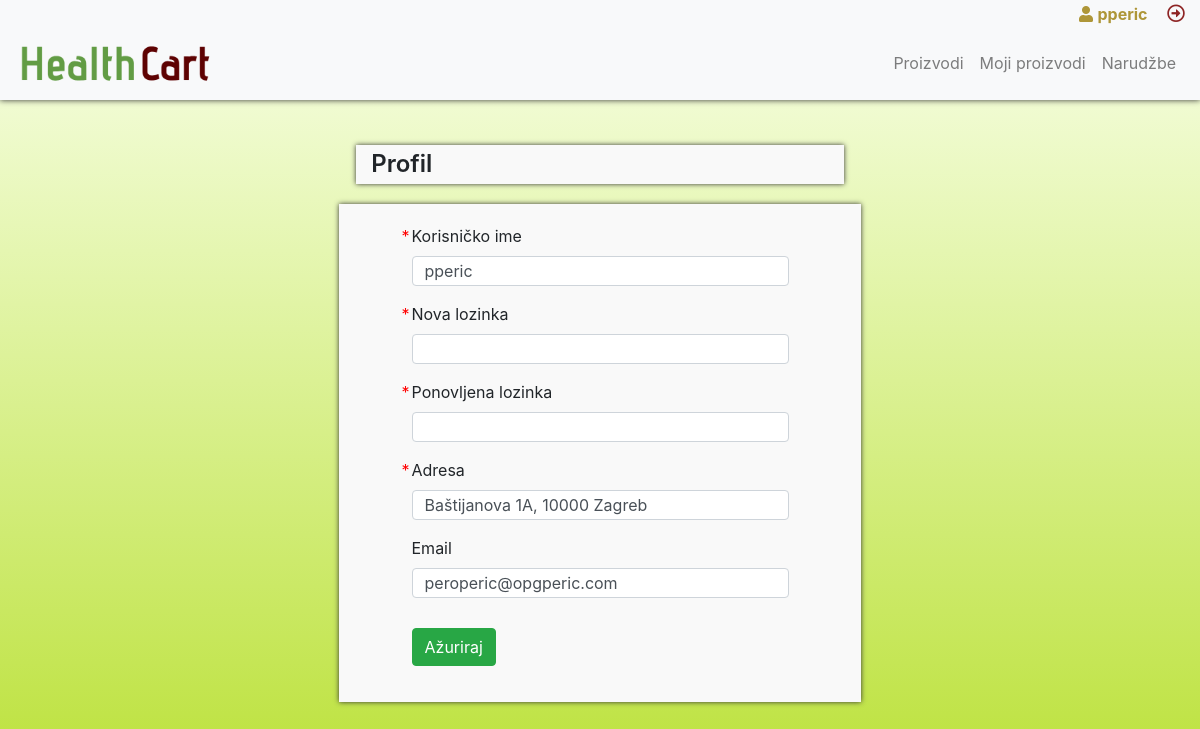
The page /edit-profil.php (signed in) on the database its author committed.
### tables this page shows
CREATE TABLE `users` (
  `id` int(10) NOT NULL,
  `username` varchar(50) NOT NULL,
  `email` varchar(255) NOT NULL,
  `password` varchar(255) NOT NULL,
  `address` varchar(255) NOT NULL,
  `role_id` int(10) UNSIGNED DEFAULT '1',
  `created_at` datetime DEFAULT CURRENT_TIMESTAMP
);

### edit-profil.php (the view, shortened to what this page needs)
<?php
require_once "config.php";
function userDetails($pdo){
    $sql = "SELECT * FROM users WHERE id = :id";
    if($stmt = $pdo->prepare($sql)){
        $stmt->bindParam(":id", $param_user_id, PDO::PARAM_STR);
        $stmt->execute();
        return $stmt->fetch();
    }
}
$user = userDetails($pdo);
$username_error = $new_password_error = $confirm_password_error = $address_error = $email_error = "";
?>
<!DOCTYPE html>
<html lang="en">
<head>
    <?php include 'head.php'; ?>
</head>
<body class="dashboard">
    <div class="fixed-row">
        <div class="row logged-user text-right">
            <div class="col-12">
                <a href="<?php echo ROOT_URL; ?>edit-profil.php" class="logged-user-profil">
                    <i class="fas fa-user"></i> <strong><?php echo htmlspecialchars($_SESSION["username"]); ?></strong>
                </a>
                <a href="<?php echo ROOT_URL; ?>logout.php" class="logged-user-logout">
                    <i class="far fa-arrow-alt-circle-right"></i>
                </a>
            </div>
        </div>
        <nav class="navbar navbar-expand-lg navbar-light bg-light">
            <a class="navbar-brand" href="<?php echo ROOT_URL; ?>dashboard.php">
                <img class="logo-img" src="<?php echo ROOT_URL; ?>img/opg-logo.png">
            </a>
            <div class="collapse navbar-collapse" id="navbarNav">
                <ul class="navbar-nav ml-auto">
                    <li class="nav-item">
                        <a class="nav-link" href="<?php echo ROOT_URL; ?>dashboard.php">Proizvodi</a>
                    </li>
                    <?php if($_SESSION['role'] == 1){ ?>
                        <li class="nav-item">
                            <a class="nav-link" href="<?php echo ROOT_URL; ?>own-products.php">Moji proizvodi</a>
                        </li>
                    <?php } ?>
                    <?php if($_SESSION['role'] == 1){ ?>
                        <li class="nav-item">
                            <a class="nav-link" href="<?php echo ROOT_URL; ?>orders-received.php">Narudžbe</a>
                        </li>
                    <?php }else{ ?>
                        <li class="nav-item">
                            <a class="nav-link" href="<?php echo ROOT_URL; ?>orders.php">Narudžbe</a>
                        </li>
                    <?php } ?>
                </ul>
            </div>
        </nav>
    </div>
    <div class="row page-content">
        <div class="col-12">
            <div class="row content-container">
                <div class="col-5 m-auto page-title">
                    <h4>Profil</h4>
                </div>
                <div class="col-11 m-auto">
                    <div class="row product-results insert-form">
                        <div class="col-12 col-md-10 col-lg-6 m-auto">
                            <form autocomplete="off" id="profil-form" action="<?php echo htmlspecialchars($_SERVER["PHP_SELF"]); ?>" method="POST">
                                <div class="form-group <?php echo (!empty($username_error)) ? 'has-error' : ''; ?>">
                                    <label class="required_label">Korisničko ime</label>
                                    <input type="text" name="username" class="form-control" value="<?php echo $user['username']; ?>">
                                </div>
                                <div class="form-group <?php echo (!empty($new_password_error)) ? 'has-error' : ''; ?>">
                                    <label class="required_label">Nova lozinka</label>
                                    <input type="password" name="new_password" class="form-control" value="" autocomplete="new-password">
                                </div>
                                <div class="form-group <?php echo (!empty($confirm_password_error)) ? 'has-error' : ''; ?>">
                                    <label class="required_label">Ponovljena lozinka</label>
                                    <input type="password" name="confirm_password" class="form-control" value="">
                                </div>
                                <div class="form-group <?php echo (!empty($address_error)) ? 'has-error' : ''; ?>">
                                    <label class="required_label">Adresa</label>
                                    <input type="text" name="address" class="form-control" value="<?php echo $user['address']; ?>">
                                </div>
                                <div class="form-group <?php echo (!empty($email_error)) ? 'has-error' : ''; ?>">
                                    <label>Email</label>
                                    <input type="email" name="email" class="form-control" value="<?php echo $user['email']; ?>">
                                </div>
                                <div class="form-group margin-top-20">
                                    <input type="submit" class="btn btn-success" value="Ažuriraj">
                                </div>
                            </form>
                        </div>
                    </div>
                </div>
            </div>
        </div>
    </div>
</body>
</html>

### css/style.css (style rules this page uses)
* { outline: unset !important; }
a { color: #ae9638; text-decoration: none; background-color: transparent; }
.row { margin: 0; }
.required_label { position: relative; }
.required_label::before { content: '*'; color: red; position: absolute; top: 0; left: -10px; }
.logo-img { max-width: 200px; display: block; }
body.dashboard { background: #f8ffe8; background: -moz-linear-gradient(top, #f8ffe8 0%, #e3f5ab 33%, #b7df2d 100%); background: -webkit-linear-gradient(top, #f8ffe8 0%,#e3f5ab 33%,#b7df2d 100%); background: linear-gradient(to bottom, #f8ffe8 0%,#e3f5ab 33%,#b7df2d 100%); filter: progid:DXImageTransform.Microsoft.gradient( startColorstr='#f8ffe8', endColorstr='#b7df2d',GradientType=0 ); }
.margin-top-20 { margin-top: 30px; }
.fixed-row { background-color: #f8f9fa !important; position: fixed; top: 0; width: 100%; box-shadow: 0 0 6px #333; z-index: 10; }
.logged-user-profil { margin-right: 15px; }
.logged-user-logout { color: #8e2525; font-size: 18px; }
.form-control { height: 30px; }
.page-content { margin-top: 125px; min-height: calc(100vh - 83px); }
.content-container { padding: 20px 0; }
.order-results.order-list > div.m-auto, .insert-form > div.m-auto, .edit-form > div.m-auto { background: #f9f9f9; margin: 10px; padding: 20px 0; box-shadow: 0 0 5px #333; }
#profil-form, #product-insert-form, #product-edit-form { width: calc(80% - 40px); margin: 0 auto; }
.page-title { margin-bottom: 20px !important; background: #f9f9f9; box-shadow: 0 0 5px #333; }
.page-title h4 { font-weight: 600; margin: 5px 0; }

### css/all.css (style rules this page uses)
.fa, .fas, .far, .fal, .fad, .fab { -moz-osx-font-smoothing: grayscale; -webkit-font-smoothing: antialiased; display: inline-block; font-style: normal; font-variant: normal; text-rendering: auto; line-height: 1; }
.fa-arrow-alt-circle-right:before { content: "\f35a"; }
.fa-user:before { content: "\f007"; }
.far { font-family: 'Font Awesome 5 Free'; font-weight: 400; }
.fa, .fas { font-family: 'Font Awesome 5 Free'; font-weight: 900; }

### rows shown on the page
users: username "pperic", address "Baštijanova 1A, 10000 Zagreb", email "peroperic@opgperic.com"

### other values the page prints
$_SESSION["username"] "pperic"
